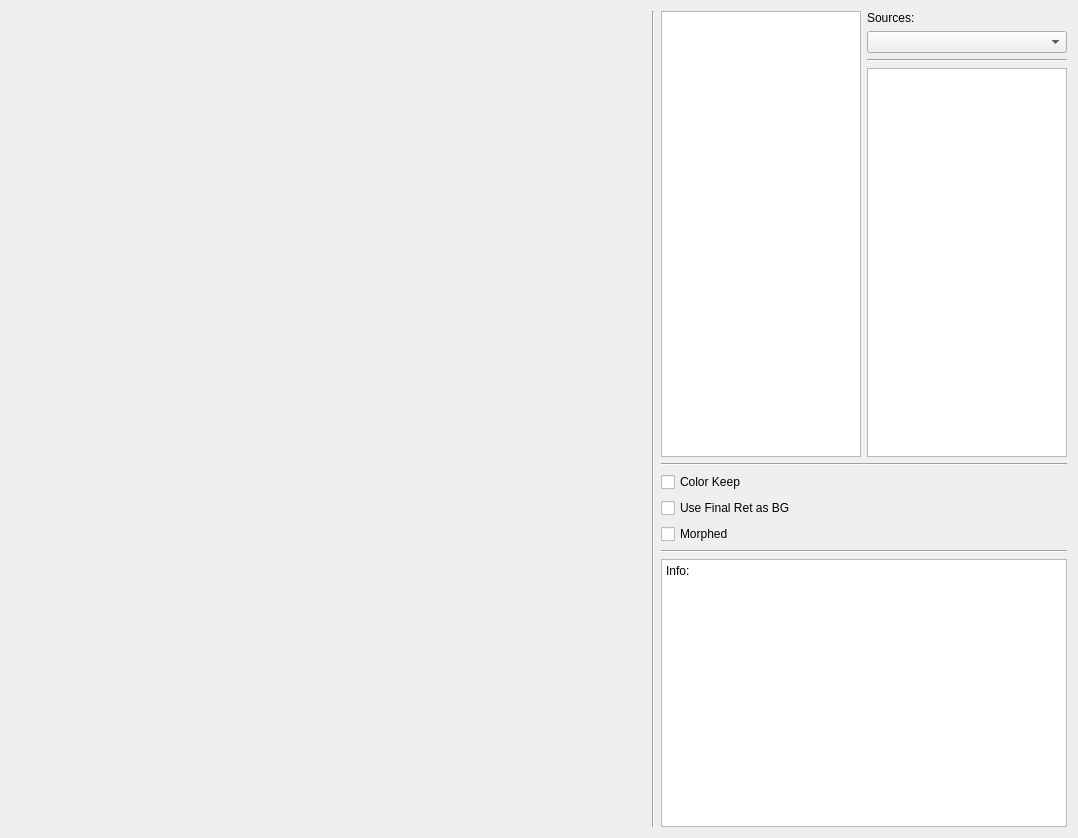
<?xml version="1.0" encoding="UTF-8"?>
<ui version="4.0">
 <class>VerboseDisplay</class>
 <widget class="QWidget" name="VerboseDisplay">
  <property name="geometry">
   <rect>
    <x>0</x>
    <y>0</y>
    <width>1078</width>
    <height>838</height>
   </rect>
  </property>
  <property name="windowTitle">
   <string>Verbose Result</string>
  </property>
  <layout class="QHBoxLayout" name="horizontalLayout" stretch="1,0,0">
   <item>
    <widget class="QWidget" name="widget_display" native="true">
     <property name="sizePolicy">
      <sizepolicy hsizetype="Expanding" vsizetype="Preferred">
       <horstretch>0</horstretch>
       <verstretch>0</verstretch>
      </sizepolicy>
     </property>
    </widget>
   </item>
   <item>
    <widget class="Line" name="line_vertical_1">
     <property name="orientation">
      <enum>Qt::Vertical</enum>
     </property>
    </widget>
   </item>
   <item>
    <layout class="QVBoxLayout" name="verticalLayout_3" stretch="5,0,0,0,3">
     <property name="sizeConstraint">
      <enum>QLayout::SetMinimumSize</enum>
     </property>
     <item>
      <layout class="QHBoxLayout" name="horizontalLayout_2">
       <item>
        <widget class="QListWidget" name="list_widget_sec">
         <property name="sizePolicy">
          <sizepolicy hsizetype="Minimum" vsizetype="Expanding">
           <horstretch>0</horstretch>
           <verstretch>0</verstretch>
          </sizepolicy>
         </property>
         <property name="minimumSize">
          <size>
           <width>200</width>
           <height>0</height>
          </size>
         </property>
         <property name="maximumSize">
          <size>
           <width>200</width>
           <height>16777215</height>
          </size>
         </property>
        </widget>
       </item>
       <item>
        <layout class="QVBoxLayout" name="verticalLayout">
         <item>
          <widget class="QLabel" name="label_sources">
           <property name="sizePolicy">
            <sizepolicy hsizetype="Fixed" vsizetype="Fixed">
             <horstretch>0</horstretch>
             <verstretch>0</verstretch>
            </sizepolicy>
           </property>
           <property name="minimumSize">
            <size>
             <width>200</width>
             <height>0</height>
            </size>
           </property>
           <property name="maximumSize">
            <size>
             <width>200</width>
             <height>16777215</height>
            </size>
           </property>
           <property name="text">
            <string>Sources:</string>
           </property>
          </widget>
         </item>
         <item>
          <widget class="QComboBox" name="combo_sources">
           <property name="sizePolicy">
            <sizepolicy hsizetype="Fixed" vsizetype="Fixed">
             <horstretch>0</horstretch>
             <verstretch>0</verstretch>
            </sizepolicy>
           </property>
           <property name="minimumSize">
            <size>
             <width>200</width>
             <height>0</height>
            </size>
           </property>
           <property name="maximumSize">
            <size>
             <width>200</width>
             <height>16777215</height>
            </size>
           </property>
          </widget>
         </item>
         <item>
          <widget class="Line" name="line_horiz_1">
           <property name="orientation">
            <enum>Qt::Horizontal</enum>
           </property>
          </widget>
         </item>
         <item>
          <widget class="QListWidget" name="list_widget">
           <property name="maximumSize">
            <size>
             <width>200</width>
             <height>16777215</height>
            </size>
           </property>
          </widget>
         </item>
        </layout>
       </item>
      </layout>
     </item>
     <item>
      <widget class="Line" name="line_horiz_2">
       <property name="maximumSize">
        <size>
         <width>410</width>
         <height>16777215</height>
        </size>
       </property>
       <property name="orientation">
        <enum>Qt::Horizontal</enum>
       </property>
      </widget>
     </item>
     <item>
      <layout class="QVBoxLayout" name="verticalLayout_2">
       <item>
        <widget class="QCheckBox" name="checkbox_color_keep">
         <property name="minimumSize">
          <size>
           <width>150</width>
           <height>0</height>
          </size>
         </property>
         <property name="maximumSize">
          <size>
           <width>150</width>
           <height>16777215</height>
          </size>
         </property>
         <property name="text">
          <string>Color Keep</string>
         </property>
        </widget>
       </item>
       <item>
        <widget class="QCheckBox" name="checkbox_use_final_ret_as_bg">
         <property name="minimumSize">
          <size>
           <width>150</width>
           <height>0</height>
          </size>
         </property>
         <property name="maximumSize">
          <size>
           <width>150</width>
           <height>16777215</height>
          </size>
         </property>
         <property name="text">
          <string>Use Final Ret as BG</string>
         </property>
        </widget>
       </item>
       <item>
        <widget class="QCheckBox" name="checkbox_morphed">
         <property name="text">
          <string>Morphed</string>
         </property>
        </widget>
       </item>
      </layout>
     </item>
     <item>
      <widget class="Line" name="line_horiz_3">
       <property name="orientation">
        <enum>Qt::Horizontal</enum>
       </property>
      </widget>
     </item>
     <item>
      <widget class="QTextBrowser" name="textbrowser_info">
       <property name="enabled">
        <bool>true</bool>
       </property>
       <property name="sizePolicy">
        <sizepolicy hsizetype="Minimum" vsizetype="Preferred">
         <horstretch>0</horstretch>
         <verstretch>0</verstretch>
        </sizepolicy>
       </property>
       <property name="minimumSize">
        <size>
         <width>0</width>
         <height>0</height>
        </size>
       </property>
       <property name="maximumSize">
        <size>
         <width>16777215</width>
         <height>16777215</height>
        </size>
       </property>
       <property name="html">
        <string>&lt;!DOCTYPE HTML PUBLIC &quot;-//W3C//DTD HTML 4.0//EN&quot; &quot;http://www.w3.org/TR/REC-html40/strict.dtd&quot;&gt;
&lt;html&gt;&lt;head&gt;&lt;meta name=&quot;qrichtext&quot; content=&quot;1&quot; /&gt;&lt;style type=&quot;text/css&quot;&gt;
p, li { white-space: pre-wrap; }
&lt;/style&gt;&lt;/head&gt;&lt;body style=&quot; font-family:'SimSun'; font-size:9pt; font-weight:400; font-style:normal;&quot;&gt;
&lt;p style=&quot; margin-top:0px; margin-bottom:0px; margin-left:0px; margin-right:0px; -qt-block-indent:0; text-indent:0px;&quot;&gt;Info:&lt;/p&gt;&lt;/body&gt;&lt;/html&gt;</string>
       </property>
      </widget>
     </item>
    </layout>
   </item>
  </layout>
 </widget>
 <resources/>
 <connections/>
</ui>
